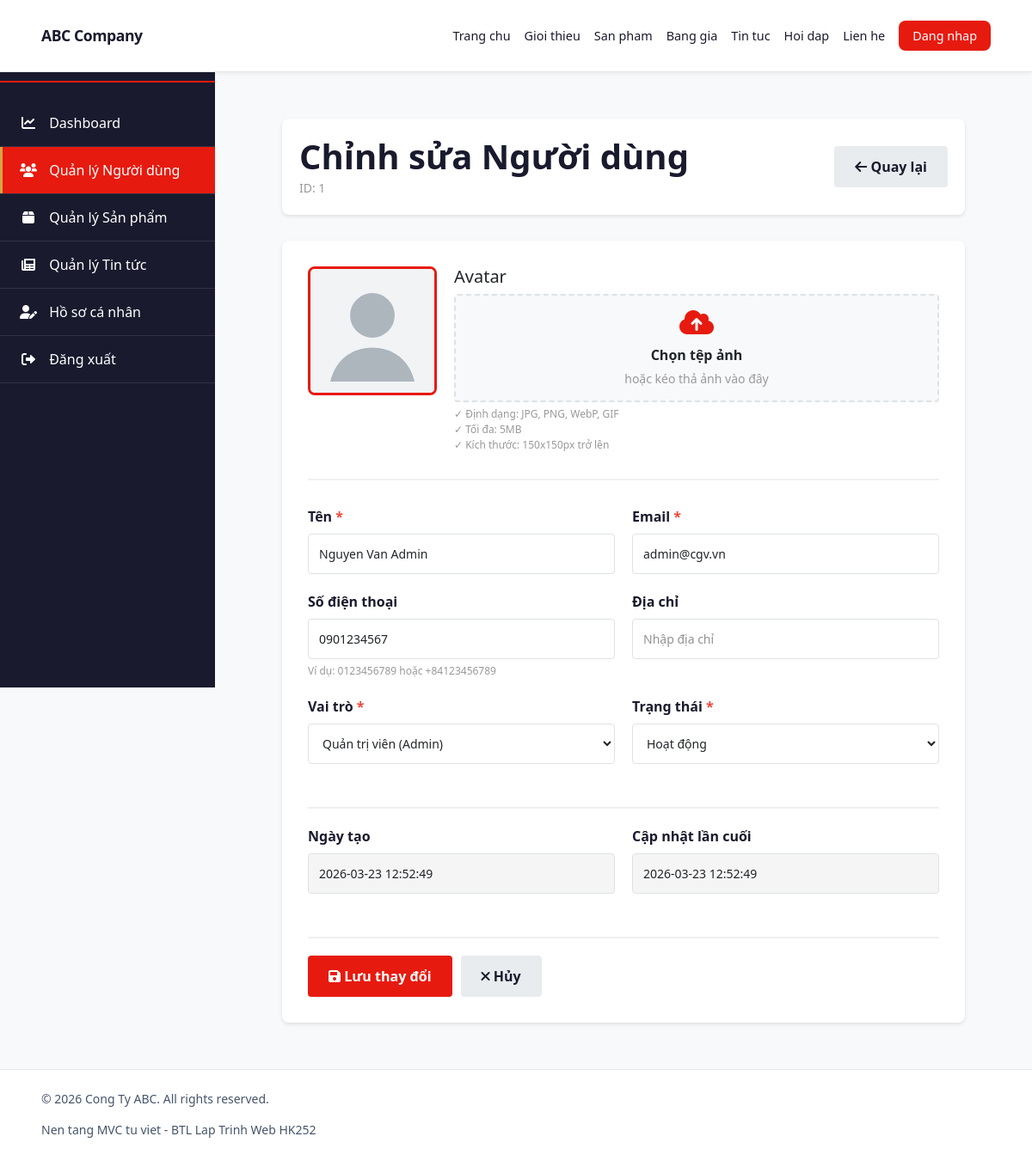
Screenshot of /admin/edit_user/1 (signed in) with the database file from the repository.
### tables this page shows
CREATE TABLE `users` (
    `id` INT AUTO_INCREMENT PRIMARY KEY,
    `email` VARCHAR(150) NOT NULL,
    `password` VARCHAR(255) NOT NULL,
    `full_name` VARCHAR(100) NOT NULL,
    `phone` VARCHAR(20) DEFAULT NULL,
    `avatar` VARCHAR(255) DEFAULT NULL,
    `role` ENUM('admin','member') NOT NULL DEFAULT 'member',
    `points` INT NOT NULL DEFAULT 0,
    `status` ENUM('active','inactive') NOT NULL DEFAULT 'active',
    `created_at` TIMESTAMP NOT NULL DEFAULT CURRENT_TIMESTAMP,
    `updated_at` TIMESTAMP NOT NULL DEFAULT CURRENT_TIMESTAMP ON UPDATE CURRENT_TIMESTAMP,
    UNIQUE KEY `uk_email` (`email`)
);

### app/Controllers/AdminController.php (called while the page is built, shortened)
<?php
require_once ROOT . '/core/Controller.php';
class AdminController extends Controller {
    public function edit_user($userId) {
        $userModel = $this->model('User');
        $user = $userModel->findById((int)$userId);
        $this->view('layouts/main', [
            'title' => 'Chỉnh sửa Người dùng',
            'content' => 'admin/users/edit',
            'user' => $user,
        ]);
    }
}

### core/Router.php (called while the page is built, shortened)
<?php
class Router {
    private string $method     = 'index';
    public function dispatch(): void {
        $url = $this->parseUrl();
        if (!empty($url[0])) {
            $controllerName = ucfirst(strtolower($url[0])) . 'Controller';
            $file = APPROOT . '/Controllers/' . $controllerName . '.php';
            if (file_exists($file)) {
                unset($url[0]);
            }
        }
        $controller = new $this->controller();
        if (!empty($url[1])) {
            if (method_exists($controller, $url[1])) {
                $this->method = $url[1];
                unset($url[1]);
            }
        }
        $this->params = array_values($url ?? []);
        call_user_func_array([$controller, $this->method], $this->params);
    }
    private function parseUrl(): array {
        if (isset($_GET['url'])) {
            $raw = filter_var(rtrim($_GET['url'], '/'), FILTER_SANITIZE_URL);
            $parts = explode('/', $raw);
            return array_values(array_filter($parts, static fn($part) => $part !== ''));
        }
        $uri = $_SERVER['REQUEST_URI'] ?? '/';
        $path = parse_url($uri, PHP_URL_PATH) ?: '/';
        $path = trim($path, '/');
        $raw = filter_var($path, FILTER_SANITIZE_URL);
        $parts = explode('/', $raw);
        return array_values(array_filter($parts, static fn($part) => $part !== ''));
        return [];
    }
}

### index.php (called while the page is built, shortened)
<?php
require_once ROOT . '/core/Router.php';
$router = new Router();
$router->dispatch();

### core/Database.php (called while the page is built, shortened)
<?php
class Database {
    private static ?Database $instance = null;
    private PDO $pdo;
    private function __construct() {
        $dsn = "mysql:host=" . DB_HOST . ";dbname=" . DB_NAME . ";charset=utf8mb4";
        $this->pdo = new PDO($dsn, DB_USER, DB_PASS, [
            PDO::ATTR_ERRMODE            => PDO::ERRMODE_EXCEPTION,
            PDO::ATTR_DEFAULT_FETCH_MODE => PDO::FETCH_ASSOC,
            PDO::ATTR_EMULATE_PREPARES   => false,
        ]);
    }
    public static function getInstance(): Database {
        if (self::$instance === null) {
            self::$instance = new Database();
        }
        return self::$instance;
    }
    public function getPdo(): PDO {
        return $this->pdo;
    }
}

### app/Models/Model.php (called while the page is built, shortened)
<?php
require_once ROOT . '/core/Database.php';
abstract class Model {
    public function __construct() {
        $this->db = Database::getInstance()->getPdo();
    }
}

### app/Models/User.php (called while the page is built, shortened)
<?php
require_once APPROOT . '/Models/Model.php';
class User extends Model {
    protected string $table = 'users';
	public function findById(int $id): array|false {
		$stmt = $this->db->prepare("SELECT * FROM {$this->table} WHERE id = ? LIMIT 1");
		$stmt->execute([$id]);
		return $stmt->fetch();
	}
}

### app/Views/admin/users/edit.php (the view, shortened to what this page needs)
<!DOCTYPE html>
<html lang="vi">
<head>
    <link href="https://cdnjs.cloudflare.com/ajax/libs/font-awesome/6.0.0/css/all.min.css" rel="stylesheet">
    <link href="https://cdnjs.cloudflare.com/ajax/libs/bootstrap/5.1.3/css/bootstrap.min.css" rel="stylesheet">
</head>
<body>
    <div class="admin-container">
        <aside class="sidebar">
            <div class="sidebar-logo">
                <h3><i class="fas fa-cogs"></i> Admin</h3>
            </div>
            <ul class="sidebar-menu">
                <li>
                    <a href="<?= BASE_URL ?>admin/admin_dashboard">
                        <i class="fas fa-chart-line"></i> Dashboard
                    </a>
                </li>
                <li>
                    <a href="<?= BASE_URL ?>admin/users" class="active">
                        <i class="fas fa-users"></i> Quản lý Người dùng
                    </a>
                </li>
                <li>
                    <a href="<?= BASE_URL ?>admin/products">
                        <i class="fas fa-box"></i> Quản lý Sản phẩm
                    </a>
                </li>
                <li>
                    <a href="<?= BASE_URL ?>admin/news">
                        <i class="fas fa-newspaper"></i> Quản lý Tin tức
                    </a>
                </li>
                <li>
                    <a href="<?= BASE_URL ?>profile/edit">
                        <i class="fas fa-user-edit"></i> Hồ sơ cá nhân
                    </a>
                </li>
                <li>
                    <a href="<?= BASE_URL ?>auth/logout" onclick="return confirm('Bạn chắc chắn muốn đăng xuất?');">
                        <i class="fas fa-sign-out-alt"></i> Đăng xuất
                    </a>
                </li>
            </ul>
        </aside>
        <main class="main-content">
            <div class="admin-header">
                <div>
                    <h1><?= htmlspecialchars($title ?? 'Chỉnh sửa Người dùng') ?></h1>
                    <small style="color: #999;">ID: <?= htmlspecialchars($user['id']) ?></small>
                </div>
                <a href="<?= BASE_URL ?>admin/users" class="btn btn-secondary">
                    <i class="fas fa-arrow-left"></i> Quay lại
                </a>
            </div>
            <div class="form-container">
                <div class="avatar-section">
                    <div class="avatar-preview">
                        <img id="avatarPreview"
                             src="<?php
                                if (!empty($user['avatar'])) {
                                    $avatarPath = (string)$user['avatar'];
                                    if (!str_starts_with($avatarPath, 'public/')) {
                                        $avatarPath = 'public/' . ltrim($avatarPath, '/');
                                    }
                                    echo BASE_URL . htmlspecialchars($avatarPath);
                                } else {
                                    echo BASE_URL . 'public/uploads/avatars/default-avatar.svg';
                                }
                             ?>"
                             alt="<?= htmlspecialchars($user['full_name'] ?? 'User') ?>">
                    </div>
                    <div class="avatar-upload">
                        <h5>Avatar</h5>
                        <div class="file-input-wrapper">
                            <label for="avatarInput" class="file-input-label">
                                <i class="fas fa-cloud-upload-alt"></i>
                                <strong>Chọn tệp ảnh</strong>
                                <small>hoặc kéo thả ảnh vào đây</small>
                            </label>
                        </div>
                        <div class="form-help">
                            ✓ Định dạng: JPG, PNG, WebP, GIF<br>
                            ✓ Tối đa: 5MB<br>
                            ✓ Kích thước: 150x150px trở lên
                        </div>
                    </div>
                </div>
                <form id="editForm" method="POST" enctype="multipart/form-data" novalidate>
                    <div class="form-row">
                        <div class="form-group">
                            <label for="name">Tên <span style="color: #f44336;">*</span></label>
                            <input type="text" id="name" name="name"
                                value="<?= htmlspecialchars($user['full_name'] ?? '') ?>"
                                   placeholder="Nhập tên người dùng" required>
                        </div>
                        <div class="form-group">
                            <label for="email">Email <span style="color: #f44336;">*</span></label>
                            <input type="email" id="email" name="email"
                                   value="<?= htmlspecialchars($user['email'] ?? '') ?>"
                                   placeholder="Nhập email" required>
                        </div>
                    </div>
                    <div class="form-row">
                        <div class="form-group">
                            <label for="phone">Số điện thoại</label>
                            <input type="tel" id="phone" name="phone"
                                   value="<?= htmlspecialchars($user['phone'] ?? '') ?>"
                                   placeholder="Nhập số điện thoại">
                            <div class="form-help">Ví dụ: 0123456789 hoặc +84123456789</div>
                        </div>
                        <div class="form-group">
                            <label for="address">Địa chỉ</label>
                            <input type="text" id="address" name="address"
                                value=""
                                   placeholder="Nhập địa chỉ">
                        </div>
                    </div>
                    <div class="form-row">
                        <div class="form-group">
                            <label for="role">Vai trò <span style="color: #f44336;">*</span></label>
                            <select id="role" name="role" required>
                                <option value="admin" <?= ($user['role'] === 'admin' ? 'selected' : '') ?>>Quản trị viên (Admin)</option>
                            </select>
                        </div>
                        <div class="form-group">
                            <label for="status">Trạng thái <span style="color: #f44336;">*</span></label>
                            <select id="status" name="status" required>
                                <option value="active" <?= ($user['status'] === 'active' ? 'selected' : '') ?>>Hoạt động</option>
                            </select>
                        </div>
                    </div>
                    <div class="form-row" style="margin-top: 30px; padding-top: 20px; border-top: 2px solid #f0f0f0;">
                        <div class="form-group">
                            <label>Ngày tạo</label>
                            <input type="text" value="<?= htmlspecialchars($user['created_at'] ?? 'N/A') ?>"
                                   disabled readonly style="background: #f5f5f5; cursor: not-allowed;">
                        </div>
                        <div class="form-group">
                            <label>Cập nhật lần cuối</label>
                            <input type="text" value="<?= htmlspecialchars($user['updated_at'] ?? 'N/A') ?>"
                                   disabled readonly style="background: #f5f5f5; cursor: not-allowed;">
                        </div>
                    </div>
                    <div class="button-group">
                        <button type="submit" class="btn btn-primary">
                            <i class="fas fa-save"></i> Lưu thay đổi
                        </button>
                        <a href="<?= BASE_URL ?>admin/users" class="btn btn-secondary">
                            <i class="fas fa-times"></i> Hủy
                        </a>
                    </div>
                </form>
            </div>
        </main>
    </div>
</body>
</html>

### public/css/style.css (style rules this page uses)
:root { --cgv-red: #E71A0F; --cgv-dark: #1A1A2E; --cgv-white: #FFFFFF; --spacing-xs: 4px; --spacing-sm: 8px; --spacing-md: 16px; --spacing-lg: 24px; --radius-md: 8px; }

### app/Views/admin/users/edit.php (style rules this page uses)
:root { --cgv-red: #E71A0F; --cgv-dark: #1A1A2E; --cgv-white: #FFFFFF; --cgv-gray: #2D2D3F; --cgv-gold: #D4A843; }
body { background-color: #f8f9fa; font-family: 'Segoe UI', Tahoma, Geneva, Verdana, sans-serif; }
.admin-container { display: flex; min-height: 100vh; }
.sidebar { width: 250px; background: var(--cgv-dark); color: var(--cgv-white); padding: 20px 0; position: fixed; height: 100vh; overflow-y: auto; left: 0; top: 0; }
.sidebar-logo { padding: 20px; text-align: center; border-bottom: 2px solid var(--cgv-red); margin-bottom: 20px; }
.sidebar-logo h3 { margin: 0; color: var(--cgv-red); font-weight: bold; }
.sidebar-menu { list-style: none; padding: 0; margin: 0; }
.sidebar-menu li { margin: 0; border-bottom: 1px solid rgba(255, 255, 255, 0.1); }
.sidebar-menu a { display: block; padding: 15px 20px; color: var(--cgv-white); text-decoration: none; transition: all 0.3s ease; border-left: 3px solid transparent; }
.sidebar-menu a:hover, .sidebar-menu a.active { background-color: var(--cgv-red); border-left-color: var(--cgv-gold); color: var(--cgv-white); }
.sidebar-menu i { margin-right: 10px; width: 20px; text-align: center; }
.main-content { margin-left: 250px; flex: 1; padding: 30px; }
.admin-header { background: var(--cgv-white); padding: 20px; border-radius: 8px; margin-bottom: 30px; box-shadow: 0 2px 4px rgba(0, 0, 0, 0.1); display: flex; justify-content: space-between; align-items: center; }
.admin-header h1 { margin: 0; color: var(--cgv-dark); font-weight: bold; }
.form-container { background: var(--cgv-white); border-radius: 8px; box-shadow: 0 2px 4px rgba(0, 0, 0, 0.1); padding: 30px; }
.form-group { margin-bottom: 20px; }
.form-group label { display: block; margin-bottom: 8px; font-weight: 600; color: var(--cgv-dark); }
.form-group input, .form-group select, .form-group textarea { width: 100%; padding: 12px; border: 1px solid #dee2e6; border-radius: 4px; font-size: 14px; font-family: inherit; transition: border-color 0.3s, box-shadow 0.3s; }
.avatar-section { display: flex; gap: 20px; align-items: flex-start; margin-bottom: 30px; padding-bottom: 30px; border-bottom: 2px solid #f0f0f0; }
.avatar-preview { flex-shrink: 0; }
.avatar-preview img { width: 150px; height: 150px; border-radius: 8px; object-fit: cover; border: 3px solid var(--cgv-red); }
.avatar-upload { flex: 1; }
.file-input-wrapper { position: relative; display: inline-block; cursor: pointer; width: 100%; }
.file-input-label { display: block; padding: 15px; background: #f8f9fa; border: 2px dashed #dee2e6; border-radius: 4px; text-align: center; cursor: pointer; transition: all 0.3s; }
.file-input-label i { display: block; font-size: 32px; color: var(--cgv-red); margin-bottom: 10px; }
.file-input-label strong { display: block; margin-bottom: 5px; }
.file-input-label small { color: #999; display: block; margin-top: 5px; }
.form-row { display: grid; grid-template-columns: 1fr 1fr; gap: 20px; }
.button-group { display: flex; gap: 10px; margin-top: 30px; padding-top: 20px; border-top: 2px solid #f0f0f0; }
.btn { padding: 12px 24px; border: none; border-radius: 4px; font-weight: 600; cursor: pointer; transition: all 0.3s; text-decoration: none; display: inline-block; text-align: center; }
.btn-primary { background: var(--cgv-red); color: white; }
.btn-secondary { background: #e9ecef; color: var(--cgv-dark); }
.form-help { font-size: 12px; color: #999; margin-top: 5px; }

### rows the page displays
users: id "1", name "Nguyen Van Admin", email "admin@cgv.vn", phone "0901234567", role "Quản trị viên (Admin)", status "Hoạt động", created_at "2026-03-23 12:52:49", updated_at "2026-03-23 12:52:49"

### other values shown
$title "Chỉnh sửa Người dùng"
